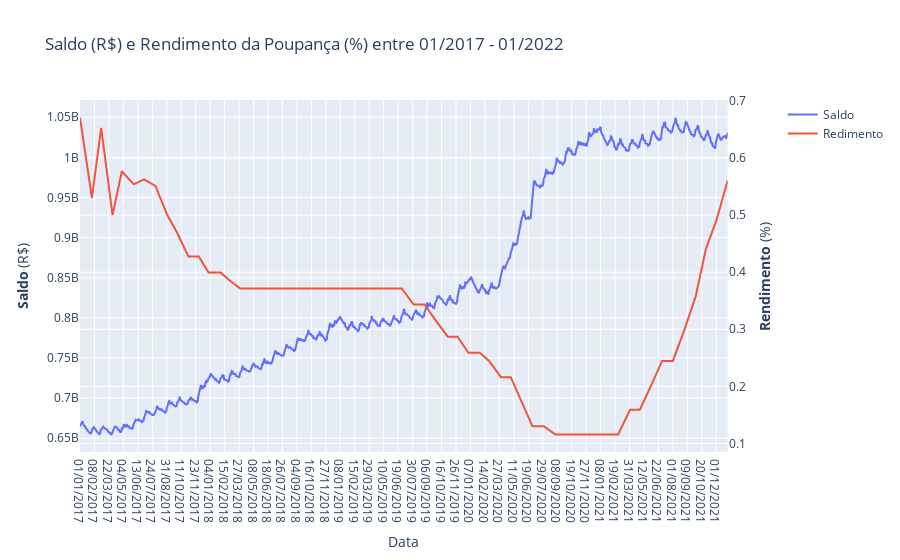

This figure's notebook cell:
### Code cell
# Gráfico mesclando os dois dados

poup = primeiro_dia(Dados_poupanca) #Função para colocar o primeiro dia

#Create figure with secondary y-axis
fig = make_subplots(specs=[[{"secondary_y": True}]])

# Saldo
fig.add_trace(
    go.Scatter(x= poup['data'], y=poup['valor'], name="Saldo"),
    secondary_y=False,
)

#Rentabilidade
fig.add_trace(
    go.Scatter(x= Dados_rend_poupanca['data'], y=Dados_rend_poupanca['valor'], name="Redimento"),
    secondary_y=True,
)

 #Titulo
fig.update_layout(
    title_text="Saldo (R$) e Rendimento da Poupança (%) entre 01/2017 - 01/2022"
)

 #Set x-axis title
fig.update_xaxes(title_text="Data")

# Set y-axes titles
fig.update_yaxes(title_text="<b>Saldo</b> (R$)", secondary_y=False)
fig.update_yaxes(title_text="<b>Rendimento</b> (%)", secondary_y=True)

fig.show()

### Figure 1 — Plotly figure (JSON) as saved in the notebook; plotly's stock layout.template omitted (floating-point values rounded to 4 significant figures; data arrays with more than 128 entries replaced by an {"elided": "..."} marker saying what was removed)
{"data": [{"name": "Saldo", "type": "scatter", "x": {"elided": "1255 str values"}, "xaxis": "x", "y": {"elided": "1255 float values"}, "yaxis": "y"}, {"name": "Redimento", "type": "scatter", "x": ["01/01/2017", "01/02/2017", "01/03/2017", "01/04/2017", "01/05/2017", "01/06/2017", "01/07/2017", "01/08/2017", "01/09/2017", "01/10/2017", "01/11/2017", "01/12/2017", "01/01/2018", "01/02/2018", "01/03/2018", "01/04/2018", "01/05/2018", "01/06/2018", "01/07/2018", "01/08/2018", "01/09/2018", "01/10/2018", "01/11/2018", "01/12/2018", "01/01/2019", "01/02/2019", "01/03/2019", "01/04/2019", "01/05/2019", "01/06/2019", "01/07/2019", "01/08/2019", "01/09/2019", "01/10/2019", "01/11/2019", "01/12/2019", "01/01/2020", "01/02/2020", "01/03/2020", "01/04/2020", "01/05/2020", "01/06/2020", "01/07/2020", "01/08/2020", "01/09/2020", "01/10/2020", "01/11/2020", "01/12/2020", "01/01/2021", "01/02/2021", "01/03/2021", "01/04/2021", "01/05/2021", "01/06/2021", "01/07/2021", "01/08/2021", "01/09/2021", "01/10/2021", "01/11/2021", "01/12/2021", "01/01/2022"], "xaxis": "x", "y": [0.6708, 0.5304, 0.6527, 0.5, 0.5768, 0.5539, 0.5626, 0.5512, 0.5, 0.469, 0.4273, 0.4273, 0.3994, 0.3994, 0.3855, 0.3715, 0.3715, 0.3715, 0.3715, 0.3715, 0.3715, 0.3715, 0.3715, 0.3715, 0.3715, 0.3715, 0.3715, 0.3715, 0.3715, 0.3715, 0.3715, 0.3434, 0.3434, 0.3153, 0.2871, 0.2871, 0.2588, 0.2588, 0.2446, 0.2162, 0.2162, 0.1733, 0.1303, 0.1303, 0.1159, 0.1159, 0.1159, 0.1159, 0.1159, 0.1159, 0.1159, 0.159, 0.159, 0.2019, 0.2446, 0.2446, 0.3012, 0.3575, 0.4412, 0.4902, 0.5608], "yaxis": "y2"}], "layout": {"title": {"text": "Saldo (R$) e Rendimento da Poupança (%) entre 01/2017 - 01/2022"}, "xaxis": {"anchor": "y", "domain": [0, 0.94], "title": {"text": "Data"}}, "yaxis": {"anchor": "x", "domain": [0, 1], "title": {"text": "<b>Saldo</b> (R$)"}}, "yaxis2": {"anchor": "x", "overlaying": "y", "side": "right", "title": {"text": "<b>Rendimento</b> (%)"}}}}
